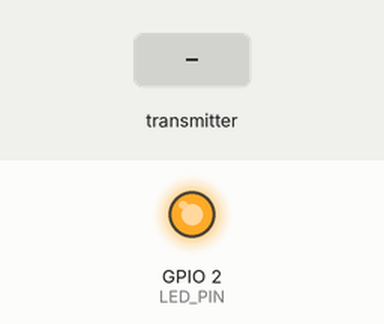
This sketch was run on a simulated ESP32. Parts: output pins drawn as LEDs (lit = HIGH). Dashed ring = blinking. Inputs (shaded band) come from the test bench. What the sketch prints to the serial monitor is not drawn.

Above: at 0.1 s.
At 1.4 s:
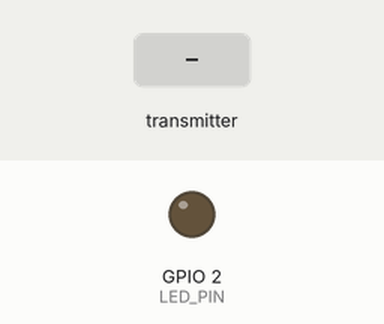
1.5 s: the transmitter starts sending Header = 0
At 3.2 s:
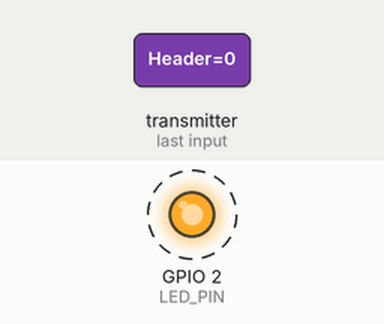
4.0 s: the transmitter starts sending Temperature = 25
6.0 s: the transmitter starts sending Altitude = 25
8.0 s: the transmitter starts sending Pressure = 1
10.0 s: the transmitter starts sending Heading = 25
12.0 s: the transmitter starts sending Xacc = 25
Timing chart, 0 to 15.0 s (numbered marks = the images above; inputs shaded):
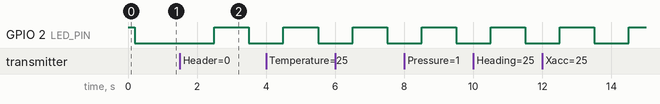

The sketch:

Ground_station_code.ino
```cpp
#include <esp_now.h>
#include <WiFi.h>

#define LED_PIN 2

// Struct for RF Data
typedef struct struct_message {
  unsigned long Header;
  float Temperature;
  float Altitude;
  float Pressure;
  float Heading;
  float Xacc;
  float Yacc;
  float Zacc;
  float Angaccx;
  float Angaccy;
  float Angaccz;
  float Magx;
  float Magy;
  float Magz;
  float Sat;
  float Lat;
  float Long;
  float GPSAlt;
  unsigned long TimeStamp;
} struct_message;

// Create a struct_message called myData
  char macStr[18];

struct_message myData;
unsigned long tic_msg;
unsigned long T_blink = 800;
unsigned int  state_led = 1;


// New ESP-NOW receive callback
void OnDataRecv(const esp_now_recv_info_t *recv_info, const uint8_t *incomingData, int len) {
  memcpy(&myData, incomingData, sizeof(myData));

  // Get MAC address from recv_info
  snprintf(macStr, sizeof(macStr),
           "%02X:%02X:%02X:%02X:%02X:%02X",
           recv_info->src_addr[0], recv_info->src_addr[1], recv_info->src_addr[2],
           recv_info->src_addr[3], recv_info->src_addr[4], recv_info->src_addr[5]);


   Serial.write((uint8_t*)&myData, sizeof(myData));     // Send Data to Matlab


  if((millis() - tic_msg) > T_blink){
    state_led = 1 - state_led;
    digitalWrite(LED_PIN, state_led);
    tic_msg = millis();
  }
  // Serial.print("From MAC: ");
  // Serial.println(macStr);

  // Serial.print("/*");
  // Serial.print(myData.Temperature); Serial.print(",");
  // Serial.print(myData.Altitude);    Serial.print(",");
  // Serial.print(myData.Pressure);    Serial.print(",");
  // Serial.print(myData.Heading);     Serial.print(",");
  // Serial.print(myData.Xacc);        Serial.print(",");
  // Serial.print(myData.Yacc);        Serial.print(",");
  // Serial.print(myData.Zacc);        Serial.print(",");
  // Serial.print(myData.Angaccx);     Serial.print(",");
  // Serial.print(myData.Angaccy);     Serial.print(",");
  // Serial.print(myData.Angaccz);     Serial.print(",");
  // Serial.print(myData.Magx);        Serial.print(",");
  // Serial.print(myData.Magy);        Serial.print(",");
  // Serial.print(myData.Magz);        Serial.print(",");
  // Serial.print(myData.Sat);         Serial.print(",");
  // Serial.print(myData.Lat);         Serial.print(",");
  // Serial.print(myData.Long);        Serial.print(",");
  // Serial.print(myData.GPSAlt);
  // Serial.print("*/\n");


}

void setup() {

    // Buzzer configuration
  pinMode(LED_PIN, OUTPUT);
  digitalWrite(LED_PIN, HIGH);
  delay(200);
  digitalWrite(LED_PIN, LOW);


  Serial.begin(115200);

  // Set device as a Wi-Fi Station
  WiFi.mode(WIFI_STA);

  // Init ESP-NOW
  if (esp_now_init() != ESP_OK) {
    //Serial.println("Error initializing ESP-NOW");
    return;
  }

  // Register receive callback
  esp_now_register_recv_cb(OnDataRecv);

  // Serial.println("Receiver ready...");

  // myData.Temperature = 1;
  // myData.Altitude =2;
  // myData.Pressure = 3;
  // myData.Heading = 4;
  // myData.Xacc = 5;
  // myData.Yacc = 6;
  // myData.Zacc = 7;
  // myData.Angaccx = 8;
  // myData.Angaccy = 9;
  // myData.Angaccz = 10;
  // myData.Magx = 11;
  // myData.Magy= 12;
  // myData.Magz= 13;
  // myData.Sat =14;
  // myData.Lat= 15;
  // myData.Long =16;
  // myData.GPSAlt = 17;

  // while(1){

  //  Serial.write((uint8_t*)&myData, sizeof(myData));
  //   delay(20);
  // }

}

void loop() {
  //   snprintf(macStr, sizeof(macStr),
  //          "%02X:%02X:%02X:%02X:%02X:%02X",
  //          recv_info->src_addr[0], recv_info->src_addr[1], recv_info->src_addr[2],
  //          recv_info->src_addr[3], recv_info->src_addr[4], recv_info->src_addr[5]);

  // Serial.write(macStr);
  // delay(1000);
  // Nothing here - ESP-NOW handles reception via callback
}
```

Measured:
- after the input at 1.5 s, GPIO 2 (LED_PIN): LOW → HIGH after 1.0 s, → LOW 1.0 s later
